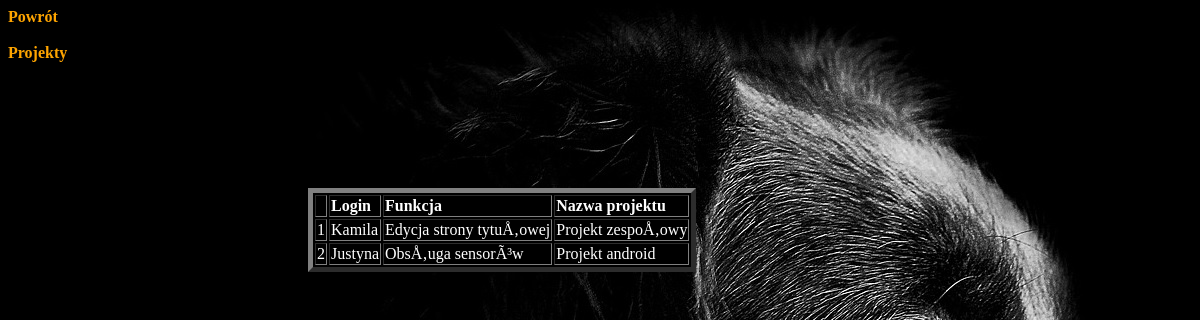
Page /tabela.php (signed in) on the committed database.
### tables this page shows
CREATE TABLE `team` (
  `id` int(10) NOT NULL,
  `login` varchar(30) NOT NULL,
  `funkcja` varchar(50) NOT NULL,
  `nazwa_projektu` varchar(100) NOT NULL
);

### tabela.php (the view, shortened to what this page needs)
<html>
<head>
  <link rel="stylesheet" href="style.css">
</head>
<body>
<body background="1.jpg">
<div id="pole" class="pole">
<?php
include 'konfiguracja.php';
$baza = mysqli_connect($db_server, $db_login, $db_pass, $db_baza) or die ("błąd połączenia");
$zapytanie="SELECT * FROM team";
$wynik = $baza->query($zapytanie) or die ('błedne zapytanie');
$wynik1 = $baza->query($zapytanie) or die ('błedne zapytanie');
if($_SESSION["zalogowany"]==$_SESSION['login'] && $_SESSION["zalogowany"]!='') {
echo "<table border='5' style='color: white;'>
<thead><td></td><td><b>Login</b></td><td><b>Funkcja</b></td><td><b>" ?><a color="white" id="link" class="link" href="Wykaz.php">Nazwa projektu</a><?php "</b></td></thead>";
};
if($_SESSION["zalogowany"]==$_SESSION['login'] && $_SESSION["zalogowany"]!='') {
while ($wiersz = $wynik->fetch_assoc() and $wynik1->fetch_assoc())
{
	echo "<tr><td>".$wiersz['id']."</td><td>".$wiersz['login']."</td><td>".$wiersz['funkcja']."</td><td>".$wiersz['nazwa_projektu']."</td>";
};
} else
{
	echo "<b>Nie masz dostępu do tabeli</b>";
}
?>
</table>
</div>
<a href="glowna.php"><div id="powrot" class="powrot">
<b>Powrót</b>
</div></a>
<a href="Wykaz.php"><div id="tabela" class="tabela">
<b>Projekty</b>
</div></a>
</body>
</html>

### style.css (style rules this page uses)
table { background-color: black; }
.pole { width: 50%; height: 50%; margin-left: 25%; margin-top: 15%; position: absolute; color: orange; }
.link { color: white; text-decoration: none; }
.powrot { width: 4%; height: 5%; color: orange; position: absolute; }
.tabela { margin-top: 3%; width: 8%; height: 5%; color: orange; position: absolute; }

### rows in the picture
team: id "1", login "Kamila", funkcja "Edycja strony tytuÅ‚owej", nazwa_projektu "Projekt zespoÅ‚owy"
team: id "2", login "Justyna", funkcja "ObsÅ‚uga sensorÃ³w", nazwa_projektu "Projekt android"
